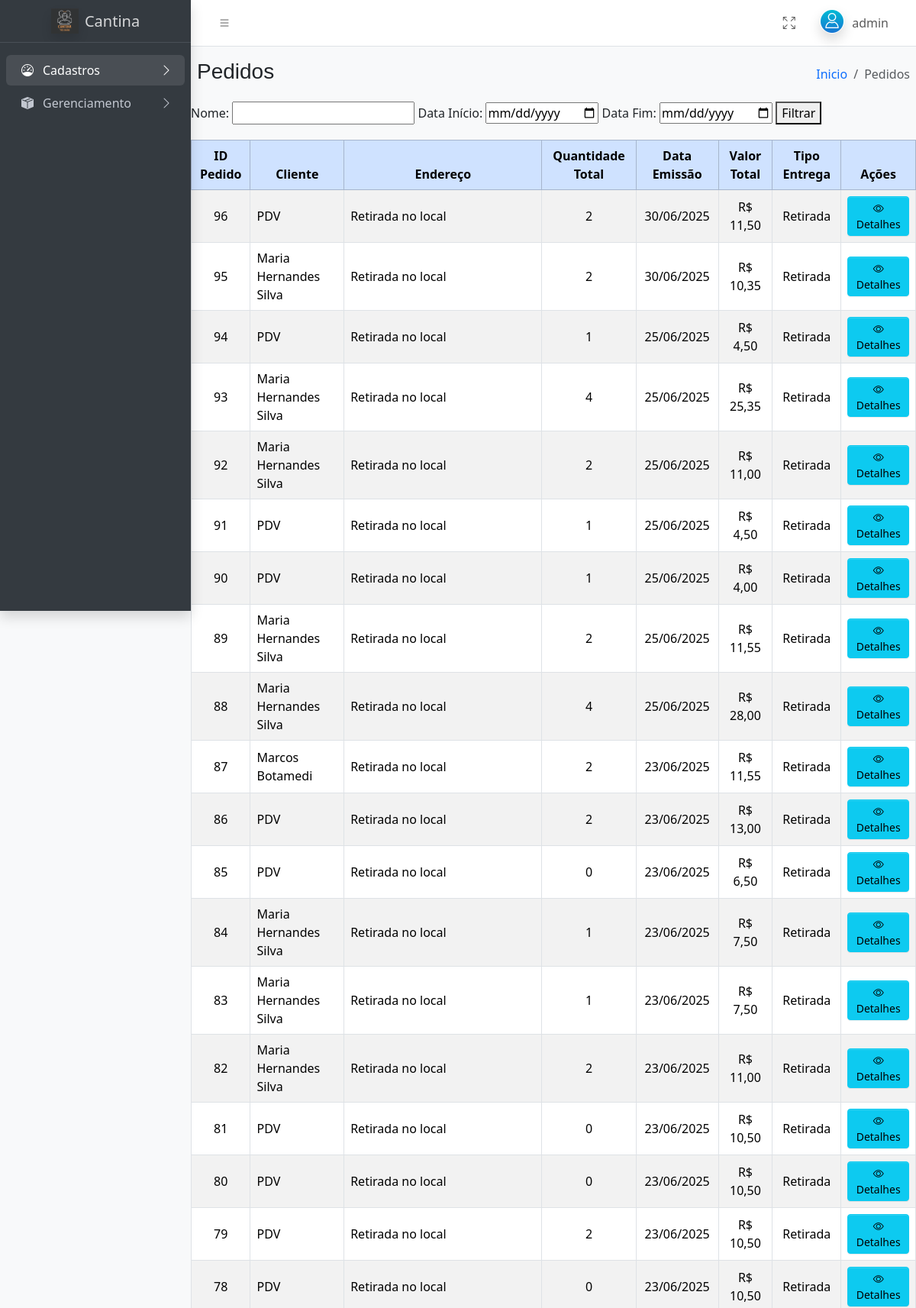
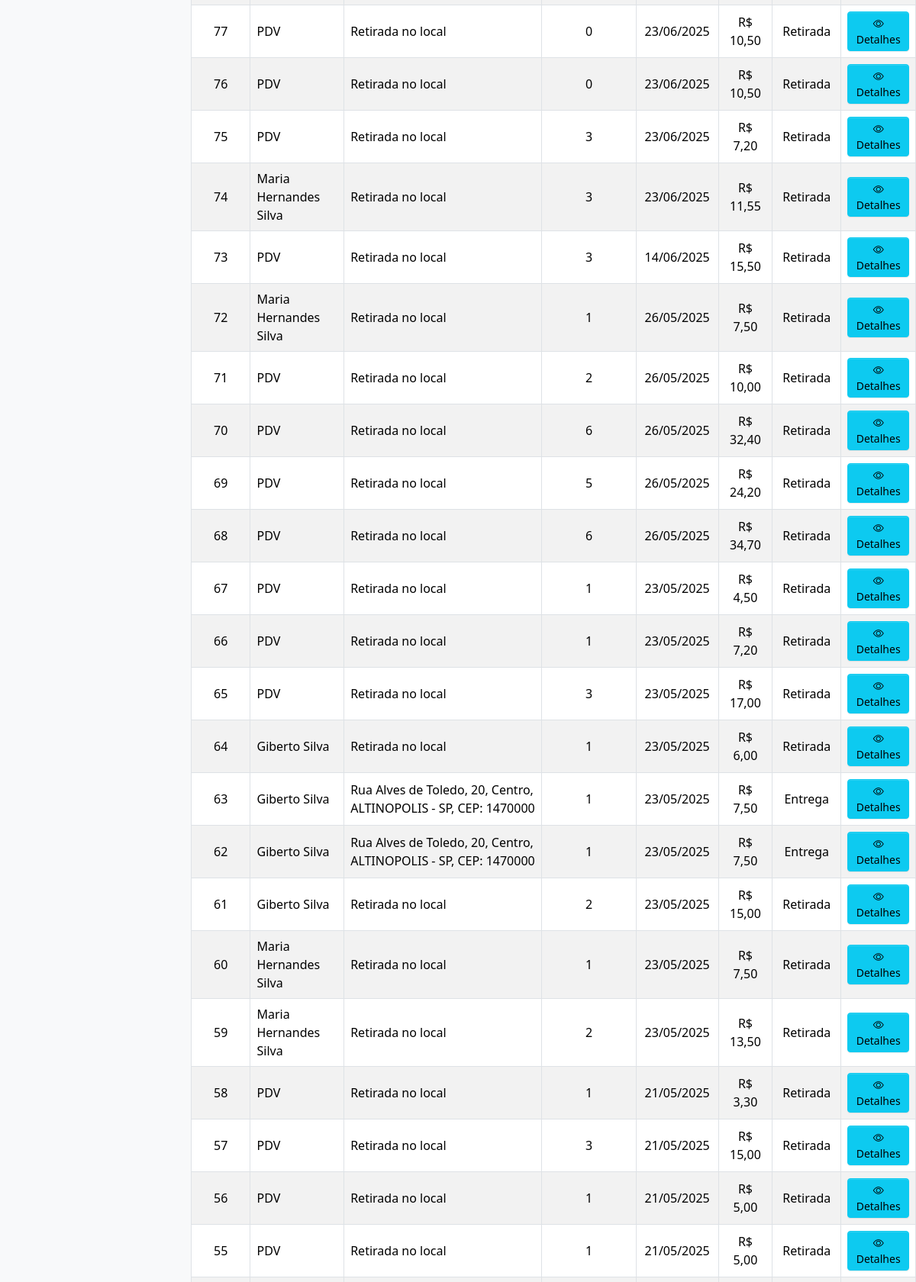
The app's page /admin/admin.php?pg=Pedidos (signed in, upper part) with its own data (2 pictures, top to bottom).
### tables this page shows
CREATE TABLE IF NOT EXISTS `tb_pedidos` (
  `id` int(11) NOT NULL AUTO_INCREMENT,
  `id_cliente` int(11) DEFAULT NULL,
  `id_endereco` int(11) DEFAULT NULL,
  `emissao` datetime NOT NULL,
  `valor_total` decimal(10,2) NOT NULL DEFAULT 0.00,
  `tipo_entrega` varchar(20) NOT NULL,
  `tipo_pedido` enum('PDV','WEB') NOT NULL DEFAULT 'WEB',
  `metodo_pagamento` enum('DINHEIRO','CARTAO','PIX','ONLINE') NOT NULL DEFAULT 'ONLINE',
  `status_pagamento` varchar(50) NOT NULL DEFAULT 'AGUARDANDO',
  PRIMARY KEY (`id`),
  KEY `id_cliente` (`id_cliente`),
  KEY `id_endereco` (`id_endereco`)
);

CREATE TABLE IF NOT EXISTS `tb_clientes` (
  `id` int(11) NOT NULL AUTO_INCREMENT,
  `nome` varchar(100) NOT NULL,
  `cnpj_cpf` varchar(20) NOT NULL,
  `email` varchar(200) NOT NULL,
  `telefone` varchar(20) NOT NULL,
  `senha` varchar(32) NOT NULL,
  PRIMARY KEY (`id`),
  UNIQUE KEY `cnpj_cpf` (`cnpj_cpf`),
  UNIQUE KEY `telefone` (`telefone`)
);

CREATE TABLE IF NOT EXISTS `tb_cliente_endereco` (
  `id` int(11) NOT NULL AUTO_INCREMENT,
  `id_cliente` int(11) NOT NULL,
  `descricao` varchar(100) NOT NULL,
  `endereco` varchar(100) NOT NULL,
  `numero` varchar(15) NOT NULL,
  `bairro` varchar(100) NOT NULL,
  `complemento` varchar(200) DEFAULT NULL,
  `cep` varchar(10) NOT NULL,
  `id_cidade` int(11) NOT NULL,
  PRIMARY KEY (`id`),
  KEY `id_cliente` (`id_cliente`)
);

CREATE TABLE IF NOT EXISTS `tb_cidades` (
  `codigo_estado` int(11) NOT NULL,
  `sigla_estado` varchar(2) NOT NULL,
  `nome_estado` varchar(120) NOT NULL,
  `codigo_cidade` int(11) NOT NULL,
  `nome_cidade` varchar(120) NOT NULL,
  PRIMARY KEY (`codigo_cidade`)
);

### includes/consulta_pedido_admin.php (called while the page is built, shortened)
<?php
include('conexao.php');
$mostrar_detalhes = isset($_GET['pg']) && $_GET['pg'] === 'detalhes' && isset($_GET['id_pedido']);
if (!$mostrar_detalhes) {
    $query = "
        SELECT
            p.id AS id_pedido,
            c.nome AS cliente,
            p.emissao,
            p.valor_total,
            p.tipo_entrega,
            p.tipo_pedido,
            e.endereco,
            e.numero,
            e.bairro,
            e.cep,
            cid.nome_cidade,
            cid.sigla_estado,
            SUM(pi.qtd) AS quantidade_total
        FROM tb_pedidos p
        LEFT JOIN tb_clientes c ON p.id_cliente = c.id
        LEFT JOIN tb_cliente_endereco e ON p.id_endereco = e.id
        LEFT JOIN tb_cidades cid ON e.id_cidade = cid.codigo_cidade
        LEFT JOIN tb_pedidos_itens pi ON p.id = pi.id_pedidos
    ";
    $query .= "
        GROUP BY p.id, c.nome, p.emissao, p.valor_total, p.tipo_entrega, e.endereco, e.numero, e.bairro, e.cep, cid.nome_cidade, cid.sigla_estado
        ORDER BY p.emissao DESC
    ";
    $resultado = mysqli_query($conexao, $query);
}
?>

### admin/gerenciamento/pedidos_admin.php (the view, shortened to what this page needs)
<?php
include('../includes/consulta_pedido_admin.php');
?>
<form method="get" action="" style="margin-bottom: 20px;">
    <label for="nome">Nome:</label>
    <input type="text" name="nome" id="nome">
    <label for="data_inicio">Data Início:</label>
    <input type="date" name="data_inicio" id="data_inicio">
    <label for="data_fim">Data Fim:</label>
    <input type="date" name="data_fim" id="data_fim">
    <button type="submit">Filtrar</button>
</form>
<div class="table-responsive">
    <table class="table table-striped table-hover table-bordered align-middle">
        <thead class="table-primary">
            <tr>
                <th class="text-center">ID Pedido</th>
                <th class="text-center">Cliente</th>
                <th class="text-center">Endereço</th>
                <th class="text-center">Quantidade Total</th>
                <th class="text-center">Data Emissão</th>
                <th class="text-center">Valor Total</th>
                <th class="text-center">Tipo Entrega</th>
                <th class="text-center">Ações</th>
            </tr>
        </thead>
        <tbody>
            <?php if (mysqli_num_rows($resultado) > 0): ?>
                <?php while ($row = mysqli_fetch_assoc($resultado)): ?>
                    <tr>
                        <td class="text-center"><?php echo htmlspecialchars($row['id_pedido']); ?></td>
                        <td><?php echo htmlspecialchars($row['cliente'] ?? "PDV"); ?></td>
                        <td>
                            <?php
                            if ($row['tipo_entrega'] === 'entrega' && $row['endereco']) {
                                echo htmlspecialchars(
                                    $row['endereco'] . ', ' .
                                        $row['numero'] . ', ' .
                                        $row['bairro'] . ', ' .
                                        $row['nome_cidade'] . ' - ' .
                                        $row['sigla_estado'] . ', CEP: ' .
                                        $row['cep']
                                );
                            } else {
                                echo 'Retirada no local';
                            }
                            ?>
                        </td>
                        <td class="text-center"><?php echo htmlspecialchars($row['quantidade_total'] ?? 0); ?></td>
                        <td class="text-center"><?php echo date('d/m/Y', strtotime($row['emissao'])); ?></td>
                        <td class="text-center">R$ <?php echo number_format($row['valor_total'], 2, ',', '.'); ?></td>
                        <td class="text-center"><?php echo htmlspecialchars($row['tipo_entrega'] === 'entrega' ? 'Entrega' : 'Retirada'); ?></td>
                        <td class="text-center">
                            <a href="?pg=Detalhes&id=<?php echo $row['id_pedido']; ?>" class="btn btn-info btn-sm">
                                <i class="bi bi-eye"></i> Detalhes
                            </a>
                        </td>
                    </tr>
                <?php endwhile; ?>
            <?php else: ?>
                <tr>
                    <td colspan="8" class="text-center">Nenhum pedido encontrado.</td>
                </tr>
            <?php endif; ?>
        </tbody>
    </table>
</div>

### records on screen
tb_pedidos: id "96", cliente "PDV", shows "Retirada no local", quantidade_total "2", emissao "30/06/2025", valor_total "11,50", tipo_entrega "Retirada"
tb_pedidos: id "95", id_cliente.nome "Maria Hernandes Silva", shows "Retirada no local", quantidade_total "2", emissao "30/06/2025", valor_total "10,35", tipo_entrega "Retirada"
tb_pedidos: id "94", cliente "PDV", shows "Retirada no local", quantidade_total "1", emissao "25/06/2025", valor_total "4,50", tipo_entrega "Retirada"
tb_pedidos: id "93", id_cliente.nome "Maria Hernandes Silva", shows "Retirada no local", quantidade_total "4", emissao "25/06/2025", valor_total "25,35", tipo_entrega "Retirada"
tb_pedidos: id "92", id_cliente.nome "Maria Hernandes Silva", shows "Retirada no local", quantidade_total "2", emissao "25/06/2025", valor_total "11,00", tipo_entrega "Retirada"
tb_pedidos: id "91", cliente "PDV", shows "Retirada no local", quantidade_total "1", emissao "25/06/2025", valor_total "4,50", tipo_entrega "Retirada"
tb_pedidos: id "90", cliente "PDV", shows "Retirada no local", quantidade_total "1", emissao "25/06/2025", valor_total "4,00", tipo_entrega "Retirada"
tb_pedidos: id "89", id_cliente.nome "Maria Hernandes Silva", shows "Retirada no local", quantidade_total "2", emissao "25/06/2025", valor_total "11,55", tipo_entrega "Retirada"
tb_pedidos: id "88", id_cliente.nome "Maria Hernandes Silva", shows "Retirada no local", quantidade_total "4", emissao "25/06/2025", valor_total "28,00", tipo_entrega "Retirada"
tb_pedidos: id "87", id_cliente.nome "Marcos Botamedi", shows "Retirada no local", quantidade_total "2", emissao "23/06/2025", valor_total "11,55", tipo_entrega "Retirada"
tb_pedidos: id "86", cliente "PDV", shows "Retirada no local", quantidade_total "2", emissao "23/06/2025", valor_total "13,00", tipo_entrega "Retirada"
tb_pedidos: id "85", cliente "PDV", shows "Retirada no local", quantidade_total "0", emissao "23/06/2025", valor_total "6,50", tipo_entrega "Retirada"
tb_pedidos: id "84", id_cliente.nome "Maria Hernandes Silva", shows "Retirada no local", quantidade_total "1", emissao "23/06/2025", valor_total "7,50", tipo_entrega "Retirada"
tb_pedidos: id "83", id_cliente.nome "Maria Hernandes Silva", shows "Retirada no local", quantidade_total "1", emissao "23/06/2025", valor_total "7,50", tipo_entrega "Retirada"
tb_pedidos: id "82", id_cliente.nome "Maria Hernandes Silva", shows "Retirada no local", quantidade_total "2", emissao "23/06/2025", valor_total "11,00", tipo_entrega "Retirada"
tb_pedidos: id "81", cliente "PDV", shows "Retirada no local", quantidade_total "0", emissao "23/06/2025", valor_total "10,50", tipo_entrega "Retirada"
tb_pedidos: id "80", cliente "PDV", shows "Retirada no local", quantidade_total "0", emissao "23/06/2025", valor_total "10,50", tipo_entrega "Retirada"
tb_pedidos: id "79", cliente "PDV", shows "Retirada no local", quantidade_total "2", emissao "23/06/2025", valor_total "10,50", tipo_entrega "Retirada"
tb_pedidos: id "78", cliente "PDV", shows "Retirada no local", quantidade_total "0", emissao "23/06/2025", valor_total "10,50", tipo_entrega "Retirada"
tb_pedidos: id "77", cliente "PDV", shows "Retirada no local", quantidade_total "0", emissao "23/06/2025", valor_total "10,50", tipo_entrega "Retirada"
tb_pedidos: id "76", cliente "PDV", shows "Retirada no local", quantidade_total "0", emissao "23/06/2025", valor_total "10,50", tipo_entrega "Retirada"
tb_pedidos: id "75", cliente "PDV", shows "Retirada no local", quantidade_total "3", emissao "23/06/2025", valor_total "7,20", tipo_entrega "Retirada"
tb_pedidos: id "74", id_cliente.nome "Maria Hernandes Silva", shows "Retirada no local", quantidade_total "3", emissao "23/06/2025", valor_total "11,55", tipo_entrega "Retirada"
tb_pedidos: id "73", cliente "PDV", shows "Retirada no local", quantidade_total "3", emissao "14/06/2025", valor_total "15,50", tipo_entrega "Retirada"
tb_pedidos: id "72", id_cliente.nome "Maria Hernandes Silva", shows "Retirada no local", quantidade_total "1", emissao "26/05/2025", valor_total "7,50", tipo_entrega "Retirada"
tb_pedidos: id "71", cliente "PDV", shows "Retirada no local", quantidade_total "2", emissao "26/05/2025", valor_total "10,00", tipo_entrega "Retirada"
tb_pedidos: id "70", cliente "PDV", shows "Retirada no local", quantidade_total "6", emissao "26/05/2025", valor_total "32,40", tipo_entrega "Retirada"
tb_pedidos: id "69", cliente "PDV", shows "Retirada no local", quantidade_total "5", emissao "26/05/2025", valor_total "24,20", tipo_entrega "Retirada"
tb_pedidos: id "68", cliente "PDV", shows "Retirada no local", quantidade_total "6", emissao "26/05/2025", valor_total "34,70", tipo_entrega "Retirada"
tb_pedidos: id "67", cliente "PDV", shows "Retirada no local", quantidade_total "1", emissao "23/05/2025", valor_total "4,50", tipo_entrega "Retirada"
tb_pedidos: id "66", cliente "PDV", shows "Retirada no local", quantidade_total "1", emissao "23/05/2025", valor_total "7,20", tipo_entrega "Retirada"
tb_pedidos: id "65", cliente "PDV", shows "Retirada no local", quantidade_total "3", emissao "23/05/2025", valor_total "17,00", tipo_entrega "Retirada"
tb_pedidos: id "64", id_cliente.nome "Giberto Silva", shows "Retirada no local", quantidade_total "1", emissao "23/05/2025", valor_total "6,00", tipo_entrega "Retirada"
tb_pedidos: id "63", id_cliente.nome "Giberto Silva", id_endereco.cep "Rua Alves de Toledo, 20, Centro, ALTINOPOLIS - SP, CEP: 1470000", quantidade_total "1", emissao "23/05/2025", valor_total "7,50", tipo_entrega "Entrega"
tb_pedidos: id "62", id_cliente.nome "Giberto Silva", id_endereco.cep "Rua Alves de Toledo, 20, Centro, ALTINOPOLIS - SP, CEP: 1470000", quantidade_total "1", emissao "23/05/2025", valor_total "7,50", tipo_entrega "Entrega"
tb_pedidos: id "61", id_cliente.nome "Giberto Silva", shows "Retirada no local", quantidade_total "2", emissao "23/05/2025", valor_total "15,00", tipo_entrega "Retirada"
tb_pedidos: id "60", id_cliente.nome "Maria Hernandes Silva", shows "Retirada no local", quantidade_total "1", emissao "23/05/2025", valor_total "7,50", tipo_entrega "Retirada"
tb_pedidos: id "59", id_cliente.nome "Maria Hernandes Silva", shows "Retirada no local", quantidade_total "2", emissao "23/05/2025", valor_total "13,50", tipo_entrega "Retirada"
tb_pedidos: id "58", cliente "PDV", shows "Retirada no local", quantidade_total "1", emissao "21/05/2025", valor_total "3,30", tipo_entrega "Retirada"
tb_pedidos: id "57", cliente "PDV", shows "Retirada no local", quantidade_total "3", emissao "21/05/2025", valor_total "15,00", tipo_entrega "Retirada"
tb_pedidos: id "56", cliente "PDV", shows "Retirada no local", quantidade_total "1", emissao "21/05/2025", valor_total "5,00", tipo_entrega "Retirada"
tb_pedidos: id "55", cliente "PDV", shows "Retirada no local", quantidade_total "1", emissao "21/05/2025", valor_total "5,00", tipo_entrega "Retirada"

### other values on screen
$_SESSION['usuario']['nome'] "admin"
$paginaAtual "Pedidos"
